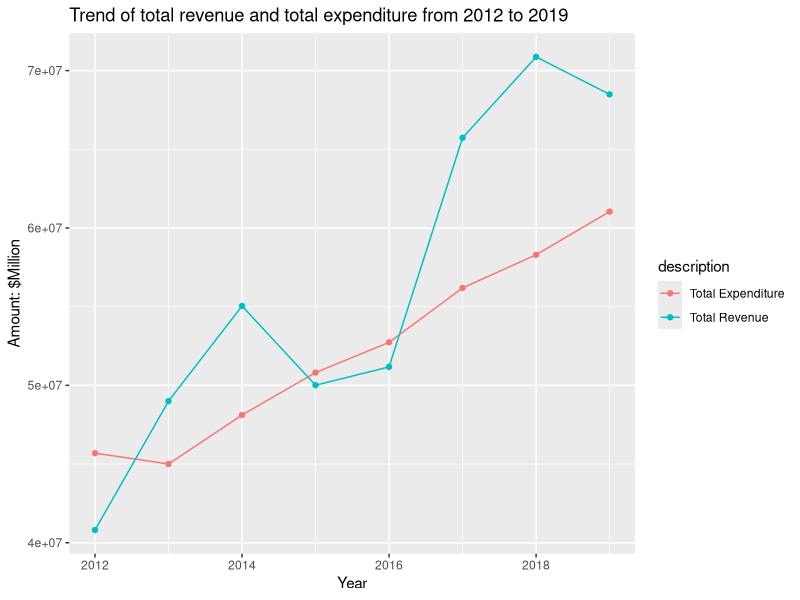
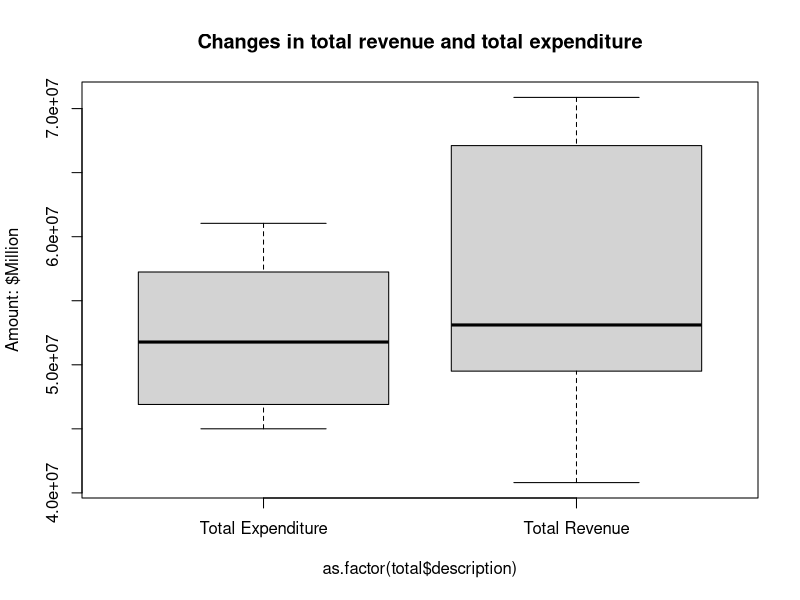

Recreate these plots in R, in order. (Note: this script raises an error after producing the figures.)
## ---- chunk 1
knitr::opts_chunk$set(echo = TRUE)
## ---- chunk 2
library(tidyverse)
library(ggplot2)

#load data frame
total <- read.csv("Total.csv")

#What was the trend of WA state government's finance from 2012 to 2019?

ggplot(total,aes(x=year,y=amount,color=description))+
  geom_point()+geom_line()+
  ggtitle("Trend of total revenue and total expenditure from 2012 to 2019")+ylab("Amount: $Million")+xlab("Year")

boxplot(total$amount~as.factor(total$description), main="Changes in total revenue and total expenditure",ylab="Amount: $Million")

total_rev <- total[1:8,]
summary(total_rev$amount)

#The line chart and the boxplot both show the total revenue was not as stably growing as the total expenditures from 2012 to 2019. In the line chart, we can also see that the total revenue decreased in 2015 and 2016 and was even less than the total expenditure. 

#The boxplot shows that total revenue has a larger IQR than total expenditure, indicating that total revenues spread out further. In other words, yearly total revenue wasn't growing steadily.  

#I wonder which revenue resources are responsible for the decrease in 2015 and 2016.
## ---- chunk 3
#load dataframe Revenue.csv
rev <- read.csv("Revenue.csv")

#remove general revenue
rev <- rev [-1:-8,]

#How does each revenue resource contribute to the total revenue?
ggplot(rev,aes(fill=Revenue.Source,x=Year,y=Amount))+geom_bar(stat= "identity")+ggtitle("Total Revenue Breakdown")+ylab("Amount: $Million")+xlab("Year")

ggplot(rev,aes(x=as.factor(Revenue.Source),y=Amount))+geom_boxplot()+ggtitle("Boxplots for Revenue Sources")+ylab("Amount: $Million")+xlab("Revenue Resources")

#In both stacked bar chart and boxplot, we can intuitively see that Insurance Trust Revenue had larger change in amount than other revenue sources. The stacked bar chart shows Insurance Trust Revenue had a  obvious decrease in 2015 and 2016, compared to other income categories.

## ---- chunk 4
#For further analysis: Becuase taxes account for a large portion of revenue, it would be interesting to explore the portion that contributed by taxes. 

#laod dataframe Tax.csv
tax <- read.csv("Tax.csv")

#How does each Tax category contribute to the total tax?
ggplot(tax,aes(fill=Tax.Source,x=Year,y=Amount))+geom_bar(stat= "identity")+ggtitle("Total Tax Breakdown")+ylab("Amount: $Million")+xlab("Year")

ggplot(tax,aes(x=as.factor(Tax.Source),y=Amount))+geom_boxplot()+ggtitle("Boxplots for Tax Categories")+ylab("Amount: $Million")+xlab("Year")



